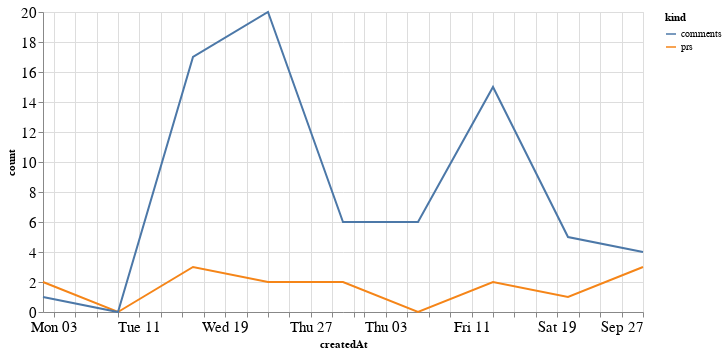

Notebook code cell kept with this figure:
### Code cell
alt.Chart(total_time, width=600).mark_line().encode(
    x='createdAt',
    y='count',
    color='kind'
)

### Figure 1 — Vega-Lite specification as saved in the notebook (floating-point values rounded to 4 significant figures)
{"config": {"axisLeft": {"labelFontSize": 15}, "axisBottom": {"labelFontSize": 15}}, "data": {"name": "data-c8cb744d32150c23899976aa91b2b247"}, "mark": "line", "encoding": {"color": {"type": "nominal", "field": "kind"}, "x": {"type": "temporal", "field": "createdAt"}, "y": {"type": "quantitative", "field": "count"}}, "width": 600, "$schema": "https://vega.github.io/schema/vega-lite/v4.8.1.json", "datasets": {"data-c8cb744d32150c23899976aa91b2b247": [{"createdAt": "2020-08-02T00:00:00", "kind": "prs", "count": 2}, {"createdAt": "2020-08-09T00:00:00", "kind": "prs", "count": 0}, {"createdAt": "2020-08-16T00:00:00", "kind": "prs", "count": 3}, {"createdAt": "2020-08-23T00:00:00", "kind": "prs", "count": 2}, {"createdAt": "2020-08-30T00:00:00", "kind": "prs", "count": 2}, {"createdAt": "2020-09-06T00:00:00", "kind": "prs", "count": 0}, {"createdAt": "2020-09-13T00:00:00", "kind": "prs", "count": 2}, {"createdAt": "2020-09-20T00:00:00", "kind": "prs", "count": 1}, {"createdAt": "2020-09-27T00:00:00", "kind": "prs", "count": 3}, {"createdAt": "2020-08-02T00:00:00", "kind": "comments", "count": 1}, {"createdAt": "2020-08-09T00:00:00", "kind": "comments", "count": 0}, {"createdAt": "2020-08-16T00:00:00", "kind": "comments", "count": 17}, {"createdAt": "2020-08-23T00:00:00", "kind": "comments", "count": 20}, {"createdAt": "2020-08-30T00:00:00", "kind": "comments", "count": 6}, {"createdAt": "2020-09-06T00:00:00", "kind": "comments", "count": 6}, {"createdAt": "2020-09-13T00:00:00", "kind": "comments", "count": 15}, {"createdAt": "2020-09-20T00:00:00", "kind": "comments", "count": 5}, {"createdAt": "2020-09-27T00:00:00", "kind": "comments", "count": 4}]}}
